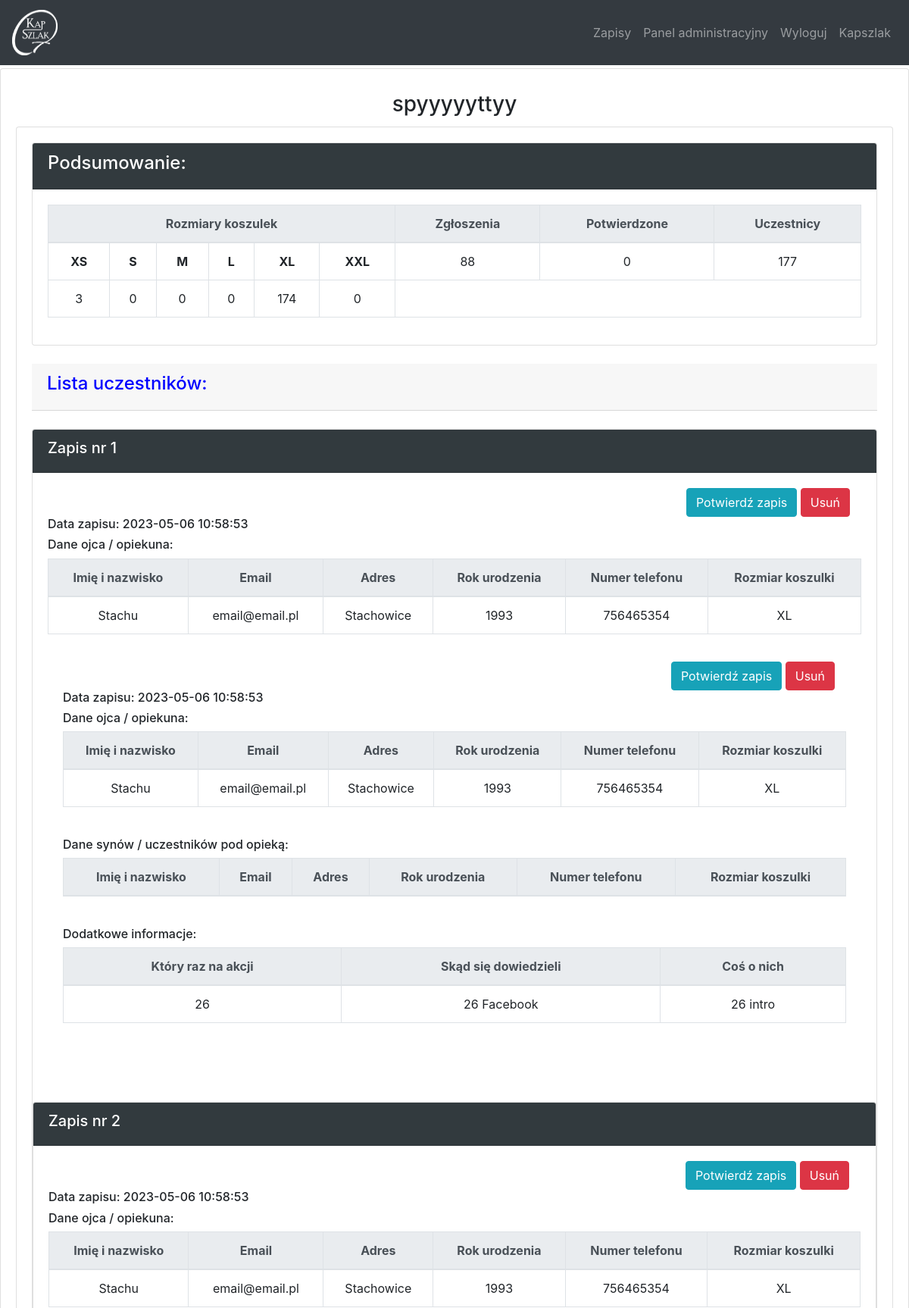
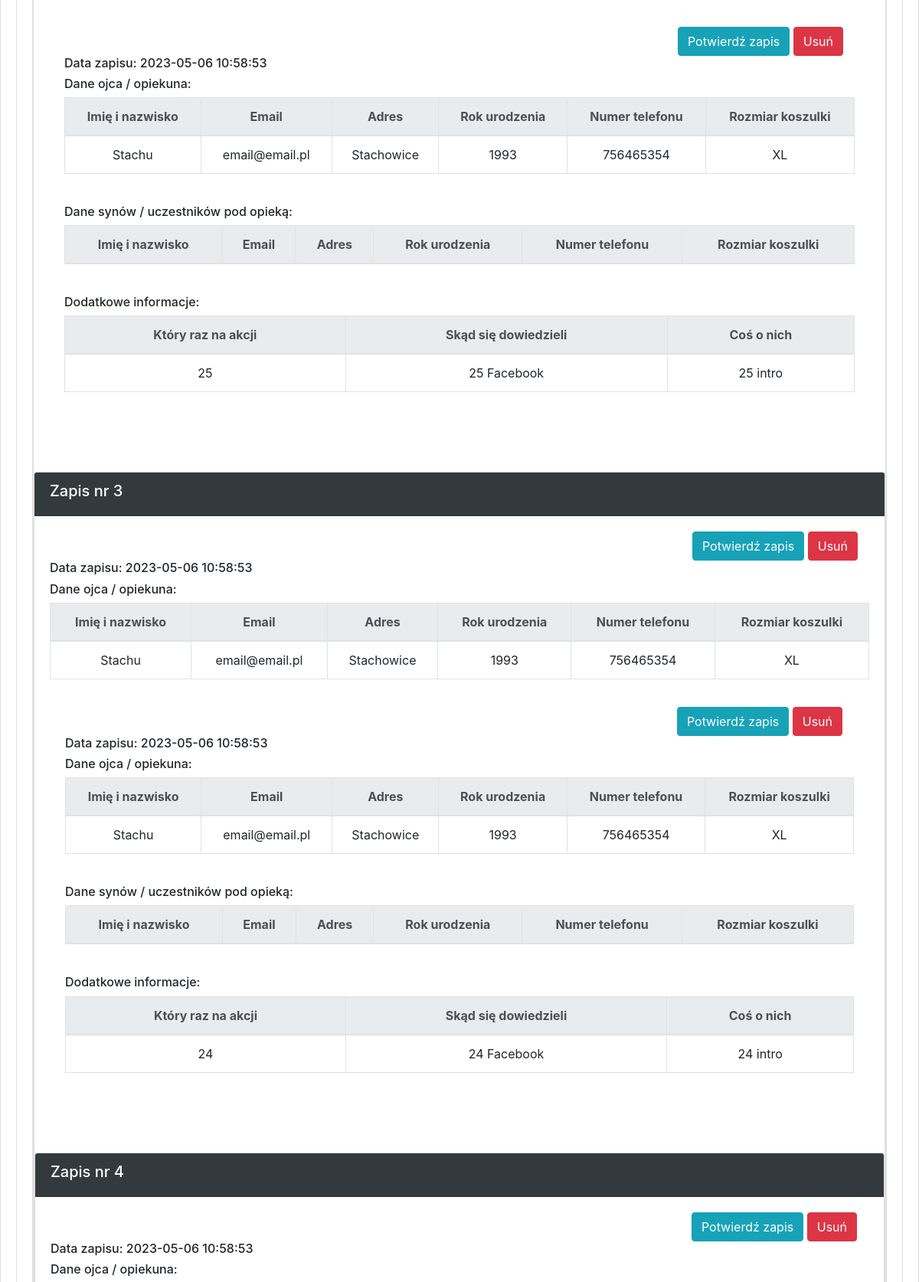
/dashboard/eventview?event_id=9 (signed in, upper part), run on the app's committed database (2 pictures, top to bottom).
### website/models.py (models this page shows)
class Events(db.Model):
    id = db.Column(db.Integer, primary_key=True)
    year_id = db.Column(db.Integer, db.ForeignKey('year.id'))
    signup = db.relationship('Signup', backref='events')
    name = db.Column(db.String(300))
    date  = db.Column(db.Date)
    temp_id = db.Column(db.Integer)
    is_active = db.Column(db.Boolean, default=True, nullable=False)
    mail_temp = db.Column(db.String(1000))

class Signup(db.Model):
    id = db.Column(db.Integer, primary_key=True)
    event_id = db.Column(db.Integer, db.ForeignKey('events.id'))
    date  = db.Column(db.DateTime)
    person = db.relationship('Person', backref='signup')
    basic = db.relationship('Basic', backref='signup')
    winter = db.relationship('Winter', backref='signup')
    turnament = db.relationship('Turnament', backref='signup')
    older = db.relationship('Older', backref='signup')

class Person(db.Model):
    id = db.Column(db.Integer, primary_key=True)
    signup_id = db.Column(db.Integer, db.ForeignKey('signup.id'))
    is_verified = db.Column(db.Boolean, default=False)
    is_contact = db.Column(db.Boolean, default=True)
    name = db.Column(db.String(300))
    email = db.Column(db.String(300))
    adress = db.Column(db.String(300))
    year = db.Column(db.Integer)
    telNum = db.Column(db.Integer)
    selectSize = db.Column(db.String(10))
    weight = db.Column(db.Integer)
    height = db.Column(db.Integer)

class Basic(db.Model):
    id = db.Column(db.Integer, primary_key=True)
    signup_id = db.Column(db.Integer, db.ForeignKey('signup.id'))
    howMany = db.Column(db.Integer)
    whereKnew = db.Column(db.String(300))
    intro = db.Column(db.String(500))

### website/views.py (the view, shortened to what this page needs)
@views.route('/dashboard/eventview', methods=['GET', 'POST'])
@login_required
def event_view():
    event_id = request.args.get('event_id', None)
    event = Events.query.get(int(event_id))
    if event:
        sn_lst = event.signup
        sn_lst = sorted(sn_lst, key=lambda signup: signup.id, reverse=True)
        dic = get_sumup(event, sn_lst)
        if event.temp_id != 3:
            return render_template('event_view.html', event=event, sn_lst=sn_lst, user=current_user, dic=dic)
    else:
        flash('Operacja nie jest dostepna', category='error')
        return redirect(url_for('views.dashboard'))

### website/templates/event_view.html (shortened to what this page needs)
{% extends "base.html" %}
{% block content %}
<div class="card">
		    <div class="card-body">
		    	<h3 class="card-title" align="center">{{ event.name }}</h3>
		    	<div class="card">
		    		<div class="card-body">
		    		{% if event.temp_id == 1 %}
			    		{% include 'signup_view/ev1.html' %}
			    	{% elif event.temp_id == 2 %}
			    		{% include 'signup_view/ev2.html' %}
			    	{% elif event.temp_id == 3 %}
			    		{% include 'signup_view/ev3.html' %}
			    	{% elif event.temp_id == 4 %}
			    		{% include 'signup_view/ev4.html' %}
			    	{% elif event.temp_id == 5 %}
			    		{% include 'signup_view/ev5.html' %}
			    	{% elif event.temp_id == 6 %}
			    		{% include 'signup_view/ev6.html' %}
			    	{% endif %}
{% endblock %}

### website/templates/signup_view/ev6.html (shortened to what this page needs)
<div class="card">
    <div class="card-header" style="background-color: #323a3e">
<h4><font color="white">Podsumowanie:</font></h4>
</div>
<div class="card-body">
<table class="table table-bordered">
                          <thead class="thead-light" align="center">
                            <tr>
                            <th colspan="6">Rozmiary koszulek</th>
                              <th scope="col">Zgłoszenia</th>
                              <th scope="col">Potwierdzone</th>
                              <th scope="col">Uczestnicy</th>
                            </tr>
                          </thead>
                          <tbody align="center">
                            <tr>
                                <td><b>XS</b></td>
                              <td><b>S</b></td>
                              <td><b>M</b></td>
                              <td><b>L</b></td>
                              <td><b>XL</b></td>
                              <td><b>XXL</b></td>
                              <td>{{ dic['num_signup'] }}</td>
                              <td>{{ dic['num_active'] }}</td>
                              <td>{{ dic['members'] }}</td>
                            </tr>
                            <tr>
                              <td>{{ dic['xs'] }}</td>
                              <td>{{ dic['s'] }}</td>
                              <td>{{ dic['m'] }}</td>
                              <td>{{ dic['l'] }}</td>
                              <td>{{ dic['xl'] }}</td>
                              <td>{{ dic['xxl'] }}</td>
                            </tr>
                    </tbody>
                        </table>
                      </div>
</div>
<br>
    <div class="card-header">
      {% if dic['num_signup'] != 0 %}
<h4><font color="blue">Lista uczestników:</font></h4>
{% else %}
<h4><font color="red">Brak zapisanych uczestników:</font></h4>
{% endif %}
</div>
<br>
{% for signup in sn_lst %}
<div class="card">
    <div class="card-header" style="background-color: #323a3e">
<h5><font color="white">Zapis nr {{ loop.index }}</font></h5>
</div>
    {% for item in signup.person %}
    {% if item.is_contact %}
    <div class="card-body">
      <div class="col-md-12 text-right">
        {% if not item.is_verified %}
        <a href="/signup-verified?event_id={{ event.id }}&person_id={{ item.id }}"><button type="button" class="btn btn-info">Potwierdź zapis</button></a>
        {% else %}
        <button type="button" class="btn btn-success" disabled>Zgłoszenie potwierdzone</button>
        {% endif %}
        {% if event.is_active %}
        <a href="/delete?event_id={{ event.id }}&signup_id={{ signup.id }}"><button type="button" class="btn btn-danger">Usuń</button></a>
        {% endif %}
      </div>
<h6>Data zapisu: {{ signup.date }}</h6>
<h6>Dane ojca / opiekuna:</h6>
<table class="table table-bordered">
                          <thead class="thead-light" align="center">
                            <tr>
                              <th scope="col">Imię i nazwisko</th>
                              <th scope="col">Email</th>
                              <th scope="col">Adres</th>
                              <th scope="col">Rok urodzenia</th>
                              <th scope="col">Numer telefonu</th>
                              <th scope="col">Rozmiar koszulki</th>
                            </tr>
                          </thead>
                          <tbody align="center">
                            <tr>
                              <td>{{ item.name }}</td>
                              <td>{{ item.email }}</td>
                              <td>{{ item.adress }}</td>
                              <td>{{ item.year }}</td>
                              <td>{{ item.telNum }}</td>
                              <td>{{ item.selectSize }}</td>
                            </tr>
                          </tbody>
                        </table>
                      {% endif %}
               {% endfor %}
               <br>
{% if signup.person|length > 1 %}
<h6>Dane synów / uczestników pod opieką:</h6>
<table class="table table-bordered">
                          <thead class="thead-light" align="center">
                            <tr>
                              <th scope="col">Imię i nazwisko</th>
                              <th scope="col">Email</th>
                              <th scope="col">Adres</th>
                              <th scope="col">Rok urodzenia</th>
                              <th scope="col">Numer telefonu</th>
                              <th scope="col">Rozmiar koszulki</th>
                            </tr>
                          </thead>
                        </table>
{% else %}
<h6>Brak zapisanych synów / uczestników pod opieką.</h6>
{% endif %}
               <br>
{% for item in signup.basic %}
    <h6>Dodatkowe informacje:</h6>
<table class="table table-bordered">
                          <thead class="thead-light" align="center">
                            <tr>
                              <th scope="col">Który raz na akcji</th>
                              <th scope="col">Skąd się dowiedzieli</th>
                              <th scope="col">Coś o nich</th>
                            </tr>
                          </thead>
                          <tbody align="center">
                            <tr>
                              <td>{{ item.howMany }}</td>
                              <td>{{ item.whereKnew }}</td>
                              <td>{{ item.intro }}</td>
                            </tr>
                          </tbody>
                        </table>
                        {% endfor %}
                         <br>
             </div>
           </div><br>
               {% endfor %}

### website/static/css/style.css (style rules this page uses)
h3 { margin-top: 10px; }
table, th, td { border: 1px solid black; border-collapse: collapse; }

### data on the page
Events: name "spyyyyyttyy"
Signup: date "2023-05-06 10:58:53", shows "Dane synów / uczestników pod opieką:"
Person: name "Stachu", email "email@email.pl", adress "Stachowice", year "1993", telNum "756465354", selectSize "XL"
Person: name "Stachu", email "email@email.pl", adress "Stachowice", year "1993", telNum "756465354", selectSize "XL"
Basic: howMany "26", whereKnew "26 Facebook", intro "26 intro"
Signup: date "2023-05-06 10:58:53", shows "Dane synów / uczestników pod opieką:"
Person: name "Stachu", email "email@email.pl", adress "Stachowice", year "1993", telNum "756465354", selectSize "XL"
Person: name "Stachu", email "email@email.pl", adress "Stachowice", year "1993", telNum "756465354", selectSize "XL"
Basic: howMany "25", whereKnew "25 Facebook", intro "25 intro"
Signup: date "2023-05-06 10:58:53", shows "Dane synów / uczestników pod opieką:"
Person: name "Stachu", email "email@email.pl", adress "Stachowice", year "1993", telNum "756465354", selectSize "XL"
Person: name "Stachu", email "email@email.pl", adress "Stachowice", year "1993", telNum "756465354", selectSize "XL"
Basic: howMany "24", whereKnew "24 Facebook", intro "24 intro"
Signup: date "2023-05-06 10:58:53"

### other printed values
{{ dic['num_signup'] }} "88"
{{ dic['num_active'] }} "0"
{{ dic['members'] }} "177"
{{ dic['xs'] }} "3"
{{ dic['s'] }} "0"
{{ dic['m'] }} "0"
{{ dic['l'] }} "0"
{{ dic['xl'] }} "174"
{{ dic['xxl'] }} "0"
